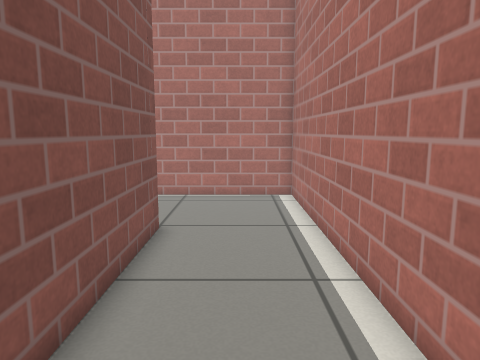
View 1 (above)

17 first-person views from a walk through a robot-simulator world made for Gazebo. The camera is 0.73 m above the floor, tilts 8° down and sees 70° across. The floor is counted in squares, 0.25 m on a side. Each view is taken from the middle of a square. On the plan, view 1 faces up. The plan holds only what a view shows up to about 20 squares ahead; the rest is blank. Gazebo's built-in surfaces are drawn with simple patterns.

View 2
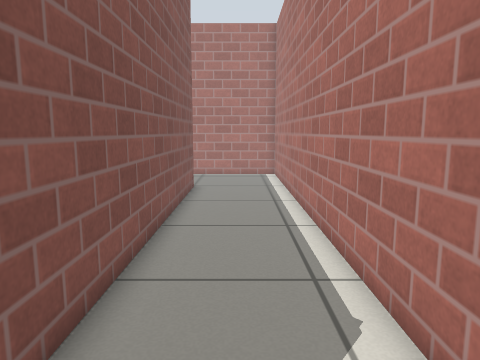

View 3
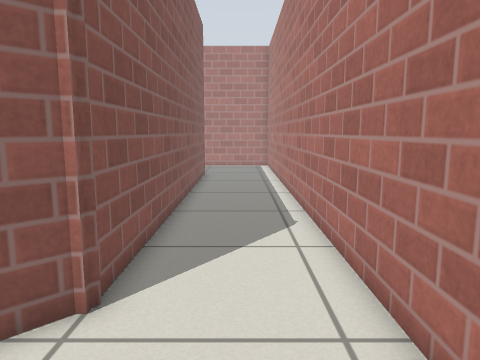

View 4
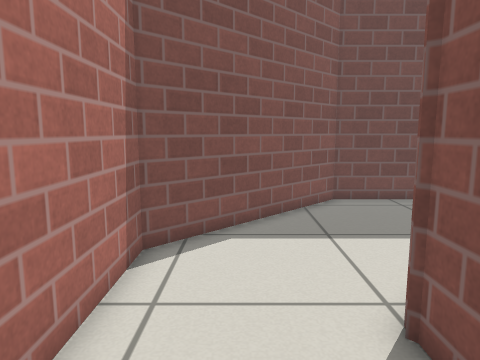

View 5
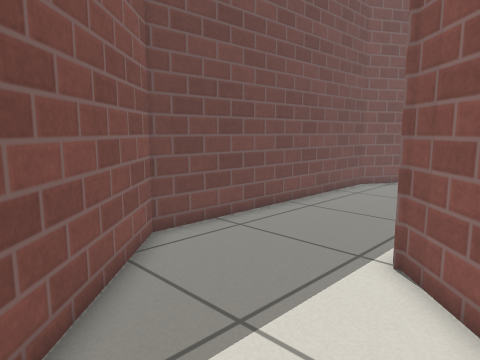

View 6
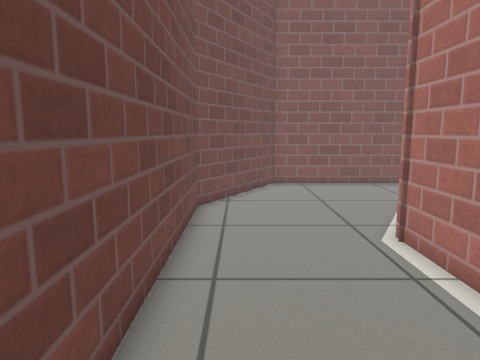

View 7
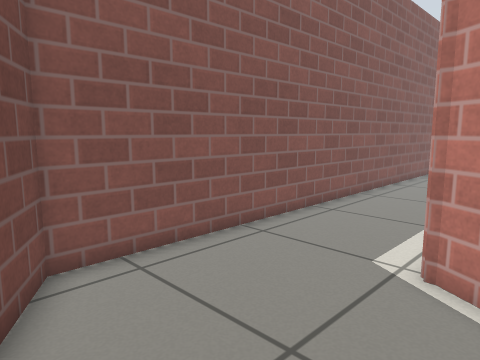

View 8
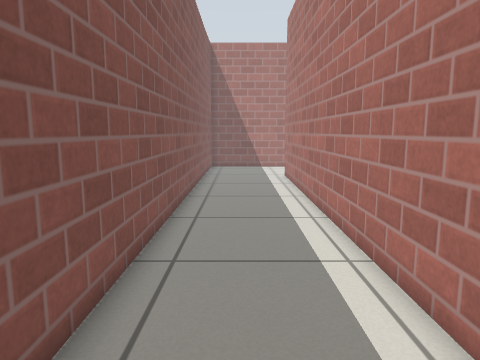

View 9
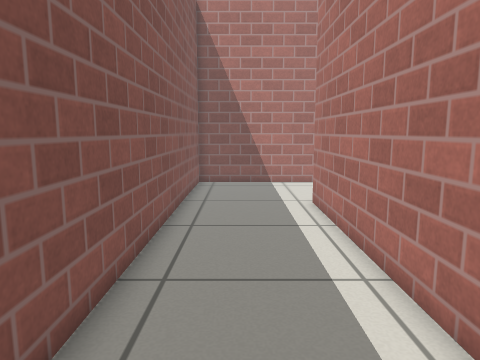

View 10
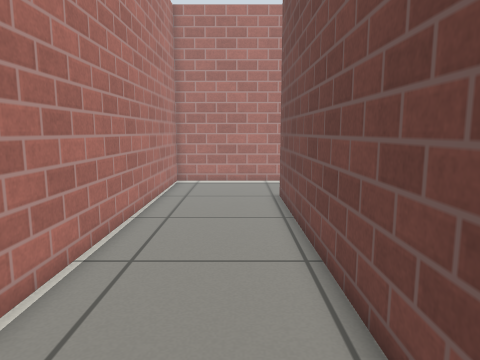

View 11
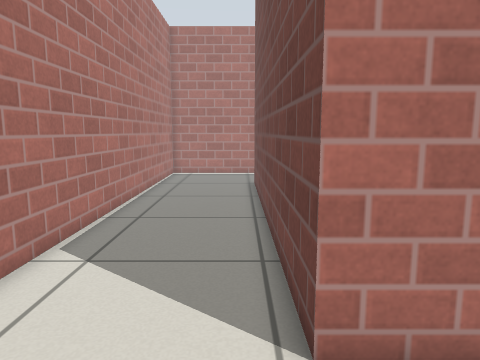

View 12
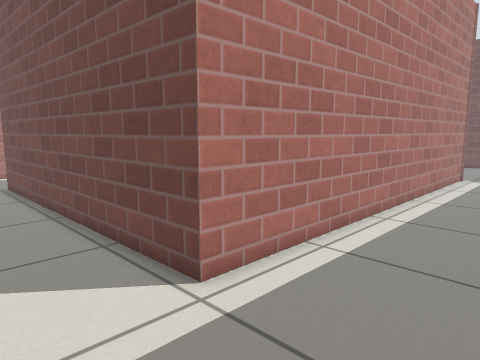

View 13
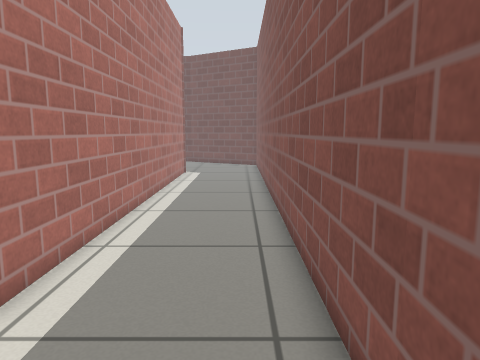

View 14
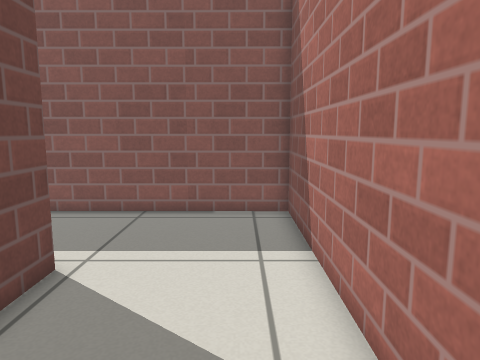

View 15
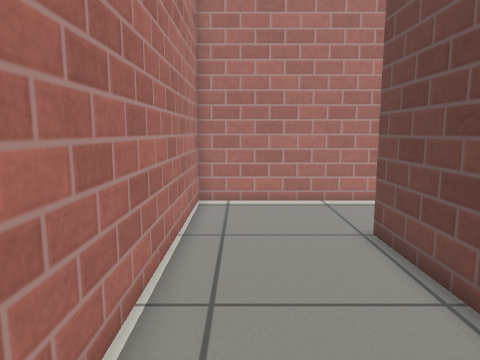

View 16
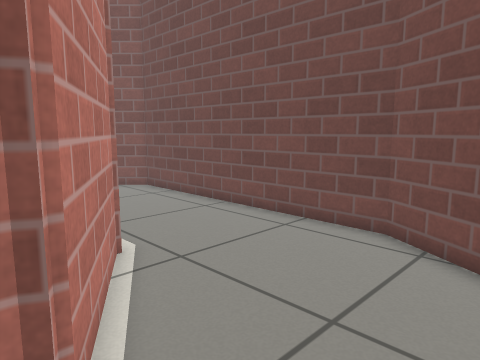

View 17
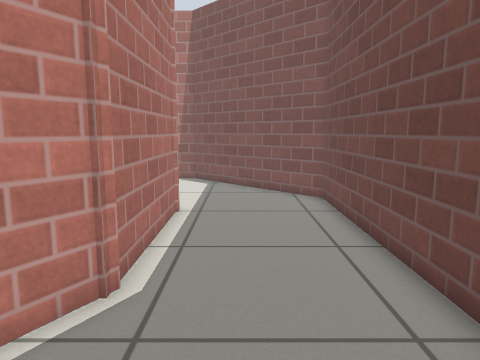

### Floor plan
Points are (right, up) in squares from view 1. A wall is a line through its corners. A room is listed if a view was taken in it or the views show most of it. See-through windows are left out.
Room 1 (views 1, 2, 3, 4, 5, 6, 7, 8, 9, 10, 11, 12, 13, 14, 15, 16, 17)
walls: (-12.8, -12.8) (-18, -9.8) (-18, 10.1) (-2.5, 10.2) (-2.5, -8.6) (-3.4, -9.5); (-23.4, -15.1) (-17.2, -18.7) (-4.1, -18.7) (2.4, -12.2) (2.4, 15.8) (-23.4, 15.8) (-23.4, -15.1); (-4.6, -10.8) (-6.5, -12.6) (-13.4, -12.6)

Where each view was taken, in squares from view 1:
view 1: 0 up, 0 right, facing up
view 2: 8 down, 0 right, facing up
view 3: 14 down, 0 right, facing up
view 4: 4 down, 0 right, facing down
view 5: 10 down, 1 right, facing down-left
view 6: 17 down, 4 left, facing left
view 7: 17 down, 16 left, facing up-left
view 8: 13 down, 21 left, facing up
view 9: 4 down, 21 left, facing up
view 10: 12 up, 18 left, facing right
view 11: 11 up, 22 left, facing right
view 12: 14 up, 23 left, facing down-right
view 13: 15 up, 22 left, facing down
view 14: 14 up, 11 left, facing left
view 15: 14 up, 12 left, facing right
view 16: 9 down, 21 left, facing down-right
view 17: 15 down, 19 left, facing right
